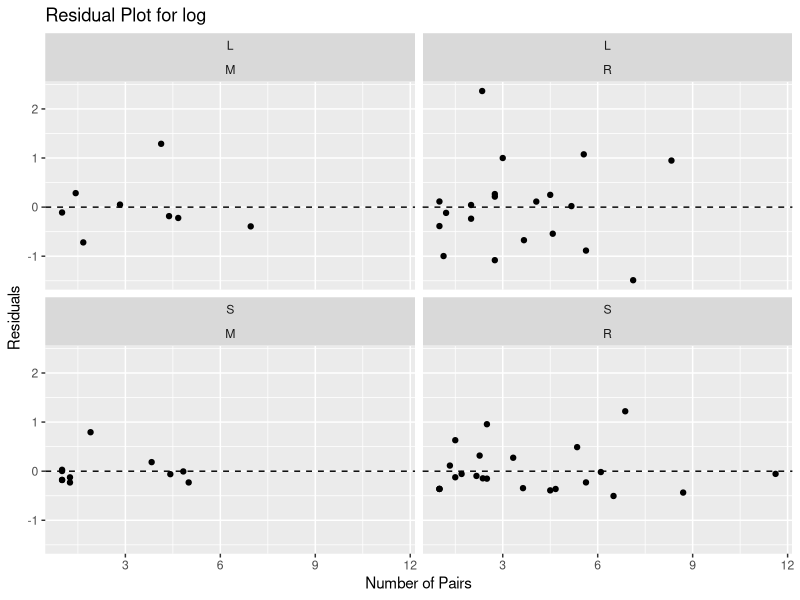
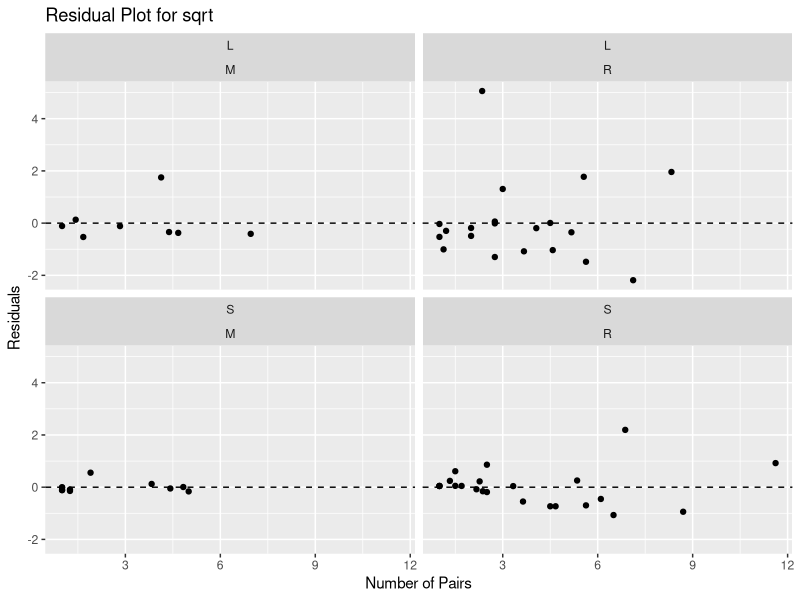
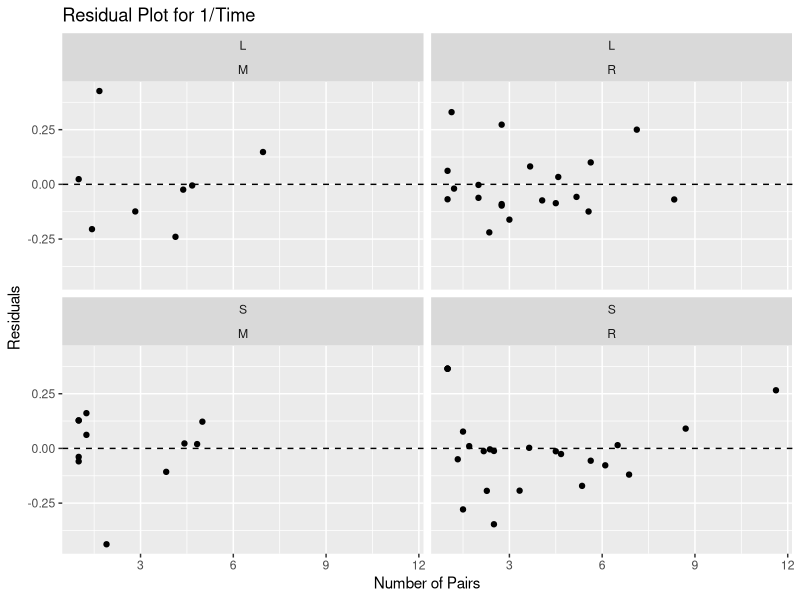
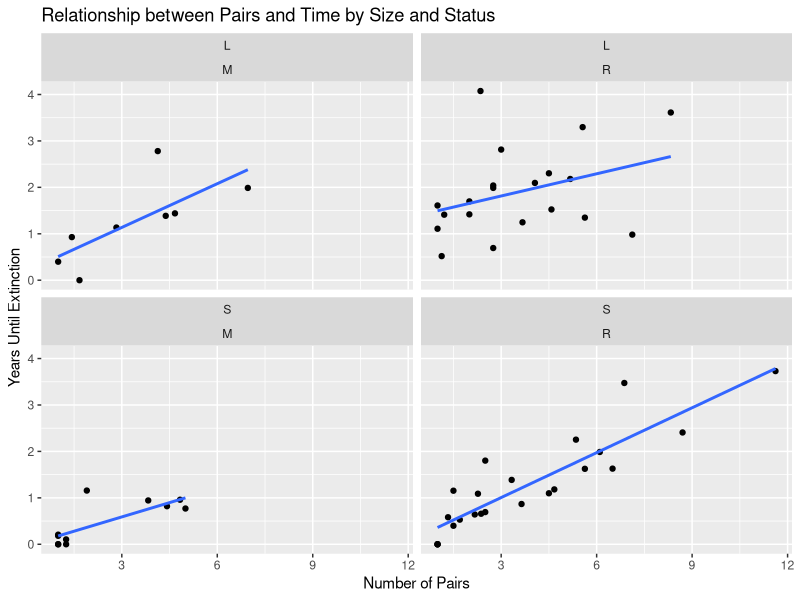

Reproduce these figures in R, in order.
library(ggplot2)

#load the dataset
data <- read.csv("data.csv")

# Create the models with different transformations
full_model_log <- lm(log(Time) ~ Pairs * Size * Status, data = data)

full_model_sqrt <- lm(sqrt(Time) ~ Pairs * Size * Status, data = data)

full_model_div <- lm(1/Time ~ Pairs * Size * Status, data = data)

# Create a residual plot for log
residual_plot_log <- ggplot(data, aes(x = Pairs, y = resid(full_model_log))) +
  geom_point() +
  facet_wrap(~ Size + Status, nrow = 2) +
  geom_hline(yintercept = 0, linetype = "dashed") +
  xlab("Number of Pairs") +
  ylab("Residuals") +
  ggtitle("Residual Plot for log")
full_model <- lm(1/(Time) ~ Pairs * Size * Status, data = data)

# Create a residual plot for sqrt
residual_plot_sqrt <- ggplot(data, aes(x = Pairs, y = resid(full_model_sqrt))) +
  geom_point() +
  facet_wrap(~ Size + Status, nrow = 2) +
  geom_hline(yintercept = 0, linetype = "dashed") +
  xlab("Number of Pairs") +
  ylab("Residuals") +
  ggtitle("Residual Plot for sqrt")

# Create a residual plot
residual_plot_div <- ggplot(data, aes(x = Pairs, y = resid(full_model_div))) +
  geom_point() +
  facet_wrap(~ Size + Status, nrow = 2) +
  geom_hline(yintercept = 0, linetype = "dashed") +
  xlab("Number of Pairs") +
  ylab("Residuals") +
  ggtitle("Residual Plot for 1/Time")

print(residual_plot_log)
print(residual_plot_sqrt)
print(residual_plot_div)

# Based on the residual plots, log(time) appears to be the best transformation

# Create the scatterplot
my_plot <- ggplot(data, aes(x=Pairs, y=log(Time))) +
  geom_point() +
  facet_wrap(~ Size + Status, nrow=2) +
  geom_smooth(method="lm", se=FALSE)

# Add axis labels and a title
my_plot <- my_plot + xlab("Number of Pairs") + ylab("Years Until Extinction") +
  ggtitle("Relationship between Pairs and Time by Size and Status")

print(my_plot)